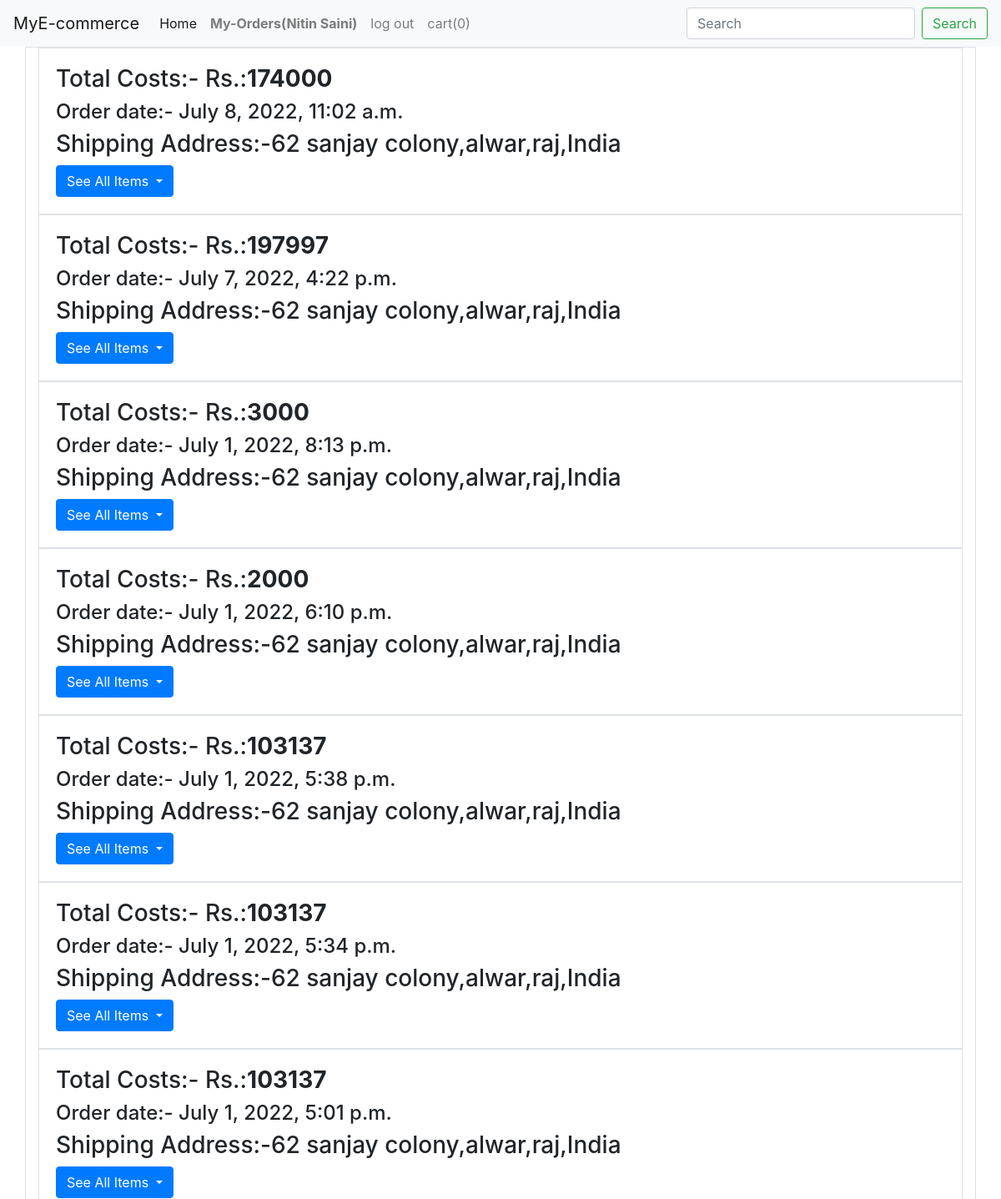
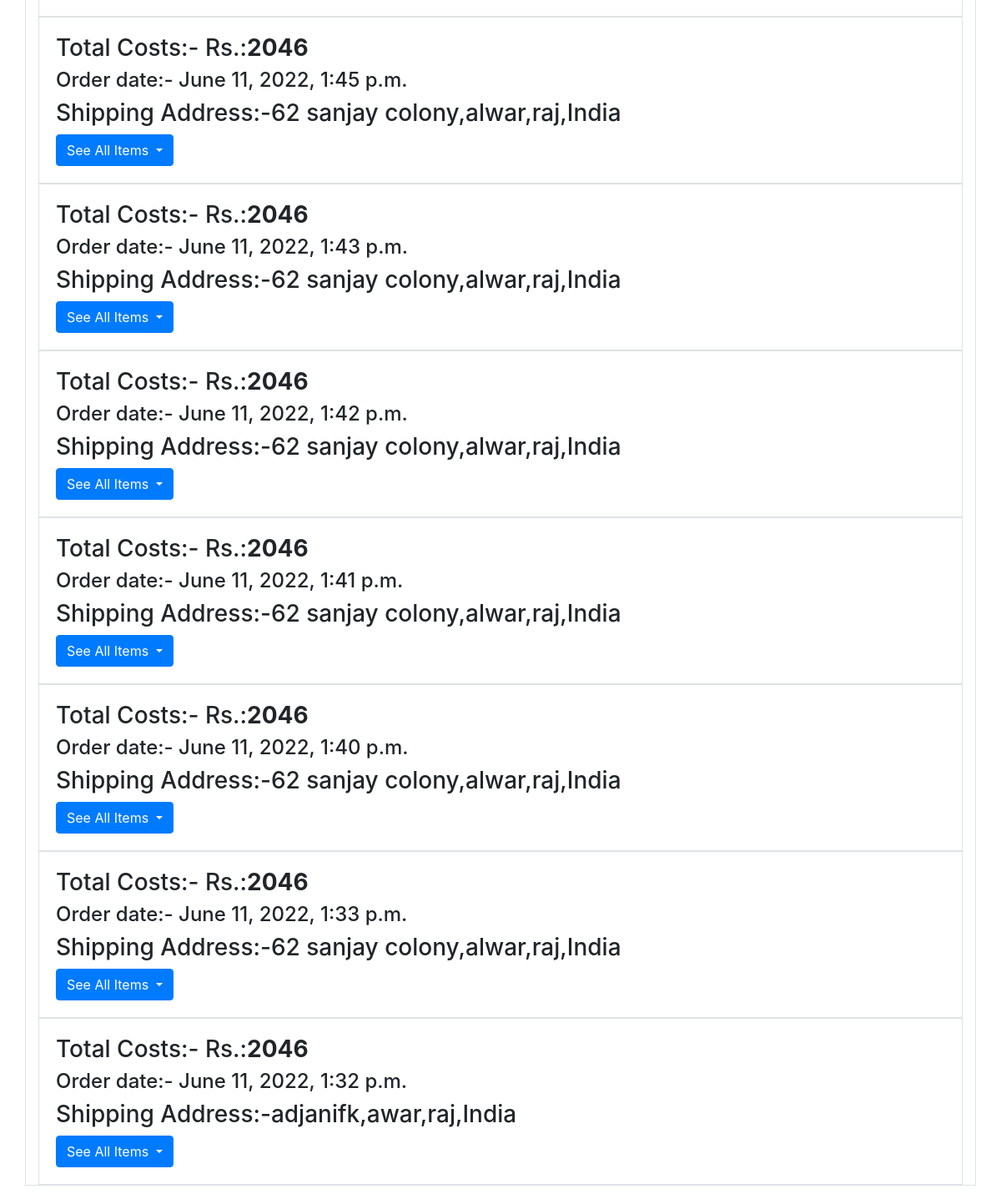
The app's page /account (signed in) with its own data (2 pictures, top to bottom).
### pro/models.py (models this page shows)
class allorder(models.Model):
	name=models.ForeignKey(User,on_delete=models.CASCADE)
	cost=models.IntegerField(default=0)
	datetime=models.DateTimeField(auto_now_add=True)
	address=models.CharField(max_length=1000)
	item=models.ManyToManyField(order_count, blank=True, null=True)
	mobile = models.CharField(max_length=20, blank=True, null=True)

### pro/views.py (the view)
# urls.py: path('account',views.account,name='account'),
@login_required
def account(request):
	l = 0
	if(request.user.is_authenticated):
		l=cart.objects.get(name=request.user).item.count()
	d=allorder.objects.filter(name=request.user).order_by('-datetime')
	return render(request,'account.html',{'d':d, "l": l})

### templates/account.html (shortened to what this page needs)
{% load static %}
<!doctype html>
<html lang="en">
  <head>
    <link rel="stylesheet" href="https://cdn.jsdelivr.net/npm/bootstrap@4.5.3/dist/css/bootstrap.min.css">
  </head>
  <body>
   	<nav class="navbar navbar-expand-lg navbar-light bg-light">
  <a class="navbar-brand" href="/">MyE-commerce</a>
  <div class="collapse navbar-collapse" id="navbarSupportedContent">
    <ul class="navbar-nav mr-auto">
      <li class="nav-item active">
        <a class="nav-link" href="/">Home <span class="sr-only">(current)</span></a>
      </li>
      {% if user.is_authenticated %}
      <li class="nav-item">
        <a class="nav-link font-weight-bold" href="/account">My-Orders({{user.first_name}})</a>
      </li>
      <li class="nav-item dropdown">
        <a class="nav-link" href="log_out">log out</a>
      </li>
      <li class="nav-item dropdown">
        <a class="nav-link" href="my_cart">cart({{l}})</a>
      </li>
      {% endif %}
    </ul>
    <form action="search_name" class="form-inline my-2 my-lg-0">
      <input name="search" class="form-control mr-sm-2" type="search" placeholder="Search" aria-label="Search">
      <button class="btn btn-outline-success my-2 my-sm-0" type="submit">Search</button>
    </form>
  </div>
</nav>
<ul class="list-unstyled">
	<div class="container border">
    {% if d.count == 0 %}
    <div>
      <h2 style="text-align: center;">No Buy history</h2>
    </div>
    {% else %}
		{% for i in d %}
		<div class="card-body border container">
        	<h3 class="card-text">Total Costs:- Rs.:<b>{{i.cost}}</b></h3>
        	<h4 class="card-text">Order date:- {{i.datetime}}</h4>
        	<h3 class="card-text">Shipping Address:-{{i.address}}</h3>
          <button type="button" class="btn btn-primary dropdown-toggle" data-toggle="dropdown">
            See All Items
          </button>
          </div>
		{% endfor %}
    {% endif %}
</div>
</ul>
  </body>
</html>

### records on screen
allorder: cost "174000", datetime "July 8, 2022, 11:02 a.m.", address "62 sanjay colony,alwar,raj,India"
allorder: cost "197997", datetime "July 7, 2022, 4:22 p.m.", address "62 sanjay colony,alwar,raj,India"
allorder: cost "3000", datetime "July 1, 2022, 8:13 p.m.", address "62 sanjay colony,alwar,raj,India"
allorder: cost "2000", datetime "July 1, 2022, 6:10 p.m.", address "62 sanjay colony,alwar,raj,India"
allorder: cost "103137", datetime "July 1, 2022, 5:38 p.m.", address "62 sanjay colony,alwar,raj,India"
allorder: cost "103137", datetime "July 1, 2022, 5:34 p.m.", address "62 sanjay colony,alwar,raj,India"
allorder: cost "103137", datetime "July 1, 2022, 5:01 p.m.", address "62 sanjay colony,alwar,raj,India"
allorder: cost "2046", datetime "June 11, 2022, 1:45 p.m.", address "62 sanjay colony,alwar,raj,India"
allorder: cost "2046", datetime "June 11, 2022, 1:43 p.m.", address "62 sanjay colony,alwar,raj,India"
allorder: cost "2046", datetime "June 11, 2022, 1:42 p.m.", address "62 sanjay colony,alwar,raj,India"
allorder: cost "2046", datetime "June 11, 2022, 1:41 p.m.", address "62 sanjay colony,alwar,raj,India"
allorder: cost "2046", datetime "June 11, 2022, 1:40 p.m.", address "62 sanjay colony,alwar,raj,India"
allorder: cost "2046", datetime "June 11, 2022, 1:33 p.m.", address "62 sanjay colony,alwar,raj,India"
allorder: cost "2046", datetime "June 11, 2022, 1:32 p.m.", address "adjanifk,awar,raj,India"

### other values on screen
{{ user.first_name }} "Nitin Saini"
{{ l }} "0"
